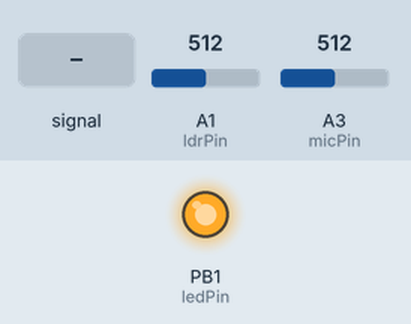
The sketch below on a simulated ATtiny85, built with avr-gcc and run on an emulated ATtiny85. Shown: output pins drawn as LEDs (lit = HIGH). Dashed ring = blinking. The inputs (shaded band) are chosen by the test bench; at power-on: A3 (micPin) = 512, A1 (ldrPin) = 512.

Above: at 1.2 s.
1.3 s: A3 (micPin) fed a 1000 Hz sine of ±255 counts around its level
At 4.2 s:
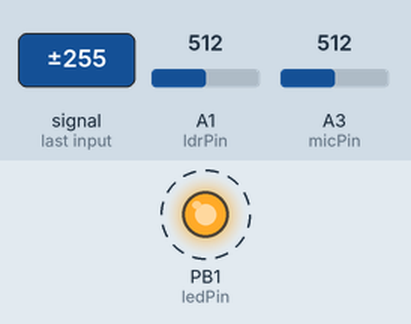
4.3 s: A3 (micPin) set to 490
At 5.3 s:
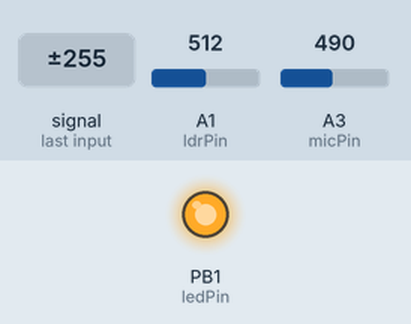
5.8 s: A3 (micPin) set to 683
7.3 s: A3 (micPin) set to 710
At 8.3 s:
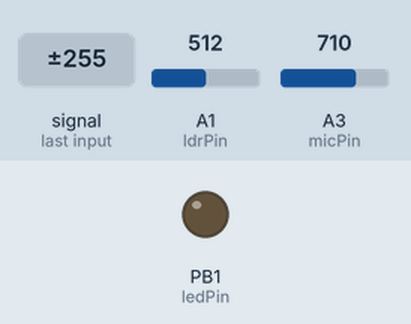
8.8 s: A3 (micPin) set to 690
At 9.7 s:
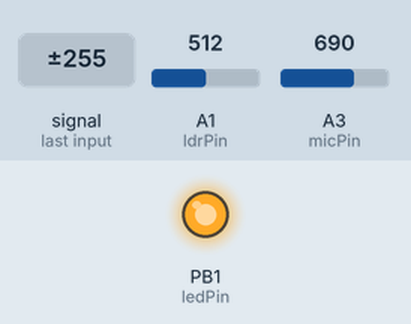
Timing chart, 0 to 11.6 s (numbered marks = the images above; inputs shaded):
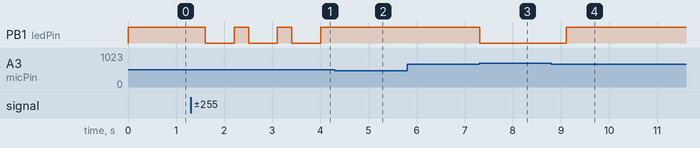

Measured:
- the behaviour switches between 700 and 701 on A3 (micPin) (found by bisection; images 2 and 3)
- after the input at 1.3 s, PB1 (ledPin): alternates HIGH for 0.30 s and LOW for 0.60 s, starting after 0.30 s
- after the input at 4.3 s, PB1 (ledPin): stays HIGH (without the input it goes to LOW after 0.01 s)
- after the input at 5.8 s, every drawn part: stays the same
- after the input at 7.3 s, PB1 (ledPin): HIGH → LOW at once
- after the input at 8.8 s, PB1 (ledPin): LOW → HIGH after 0.31 s

The sketch:

ambient_led.ino
```cpp
/*
 * My Ambient LED System - ATtiny85V Firmware
 * Board: Circular PCB with BT1 3.3V Cell, R1+R2 LDR07, D1 Yellow LED, R4 5.6k + MK1 Mic
 * Author: Jay Waghmare - jay-waghmare - Based on my schematic Schmeatic-.png
 *
 * Connections from my schematic:
 * - BT1 3.3V Cell -> SW2 SPDT -> Powers everything
 * - U1 ATtiny85V-10P: VCC 8 -> +3.3V, GND 4 -> GND
 * - PB1 (Pin 6) -> LED - Controls D1 5mm Yellow LED + R3
 * - PB2 (Pin 7) -> LDR - Reads light sensing R1 + R2 LDR07 voltage divider
 * - PB3 (Pin 2) -> MIC - Reads sound sensing R4 5.6k + MK1 Microphone
 * - PB5 RESET, AREF, XTAL not used for now
 *
 * Logic I designed:
 * - Dark room (LDR high) -> LED bright (Diya on)
 * - Bright room (LDR low) -> LED off (save battery)
 * - Clap sound (Mic spike) -> Toggle LED on/off
 */

const int ledPin = 1;   // PB1 - My D1 Yellow LED (Pin 6 of ATtiny85)
const int ldrPin = A1;  // PB2 - My LDR sensor R2 LDR07 (Pin 7) - ADC1
const int micPin = A3;  // PB3 - My Mic MK1 sensor (Pin 2) - ADC3

// My thresholds - Adjust based on my R1, R2 LDR07, R4 5.6k values
int darkThreshold = 500;  // LDR value for dark detection - I will tune
int clapThreshold = 700;  // Mic value for clap detection - I will tune

bool ledState = false;

void setup() {
  pinMode(ledPin, OUTPUT);
  // LDR and MIC are analog inputs, no need pinMode for ADC
  // Optional: Start with LED off to save my BT1 battery
  digitalWrite(ledPin, LOW);
}

void loop() {
  // My light sensing - Read LDR07 R2
  int ldrValue = analogRead(ldrPin); // 0-1023 - Dark = high? Check my divider R1+R2

  // My ambient logic: Dark -> LED on (Diya glows at night)
  if (ldrValue > darkThreshold) {
    // Dark room - Turn on my D1 Yellow LED
    ledState = true;
    digitalWrite(ledPin, HIGH);
  } else {
    // Bright room - Turn off to save my BT1 3.3V Cell battery
    ledState = false;
    digitalWrite(ledPin, LOW);
  }

  // My sound sensing - Read MK1 Microphone
  int micValue = analogRead(micPin); // 0-1023 - Quiet = high, Sound = spike low/high

  // My clap toggle logic
  if (micValue > clapThreshold) {
    // Clap detected on my MK1 mic!
    ledState = !ledState; // Toggle my LED
    digitalWrite(ledPin, ledState ? HIGH : LOW);
    delay(500); // Debounce - Avoid multiple toggles from one clap
  }

  delay(100); // Small delay to save my coin cell battery
}

// My future improvements:
// - Use PWM on PB1 for brightness control: analogWrite(ledPin, brightness)
// - Map LDR value to PWM: Dark = PWM 255 bright, Bright = PWM 20 dim
// - Add sleep mode for ATtiny85V to save BT1 battery: LowPower library
// - Add SW2 button read to change modes
```
